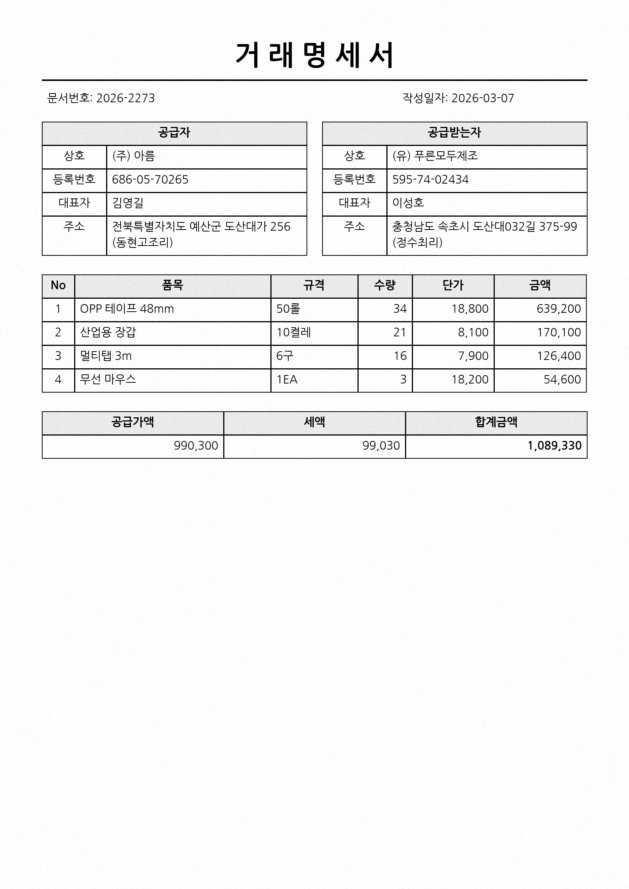
#> input picture samples/golden/invoice_010.jpg, 629 x 889 px
$ python -i preprocessing.py   (imports and definitions only)
#> lines starting #> are read from the running program, lines starting #| are printed output that depends on the picture; after the words box and inside, x2 and y2 are one past the last pixel; in counts of white or black regions, pixels touching at a corner belong together
"""OCR 전처리: 디코딩, PDF 분리, 기울기 보정, 대비 개선, 임계화, 리사이즈.

모든 함수는 RGB `NDArray[np.uint8]`(높이 x 너비 x 3)를 받고 같은 형식을 돌려주며,
입력 배열은 바꾸지 않는다. 단계마다 독립 함수라 필요한 것만 골라 이어 붙인다.
어떤 단계를 기본으로 켤지는 이 모듈이 정하지 않는다(호출하는 쪽의 설정이다).
"""

import io
import math
from collections.abc import Iterator
from typing import Protocol, cast

import cv2
import numpy as np
import pypdfium2 as pdfium  # pyright: ignore[reportMissingTypeStubs]
from numpy.typing import NDArray
from PIL import Image, ImageOps

RgbImage = NDArray[np.uint8]


class _PdfBitmap(Protocol):
    def to_pil(self) -> Image.Image: ...


class _PdfPage(Protocol):
    def render(self, scale: float) -> _PdfBitmap: ...


class _PdfDocument(Protocol):
    def __iter__(self) -> "Iterator[_PdfPage]": ...
    def close(self) -> None: ...


def _as_rgb(mat: object) -> RgbImage:
    """cv2가 돌려주는 MatLike를 RGB uint8 배열 타입으로 좁힌다."""
    return np.asarray(mat, dtype=np.uint8)


PDF_BASE_DPI = 72  # PDF 좌표 1pt = 1/72 inch
MIN_DESKEW_ANGLE = 0.3  # 이보다 작은 기울기는 보정하지 않는다(보간 번짐만 생긴다)
MAX_DESKEW_ANGLE = 15.0  # 이보다 큰 기울기는 글줄이 아닌 선으로 보고 무시한다


# [28 lines left out: functions decode_image, split_pdf, not called in this run]


def estimate_skew_angle(image: RgbImage, max_angle: float = MAX_DESKEW_ANGLE) -> float:
    """글줄의 기울기를 도 단위로 추정한다. 내용이 반시계 방향으로 기울었으면 양수.

    글자를 가로로 뭉쳐 글줄 덩어리로 만든 뒤 확률적 Hough 변환으로 선분을 찾고,
    `max_angle` 이내 선분 각도의 중앙값을 쓴다. 선분을 못 찾으면 0.
    """
#> called with max_angle = 15
    gray = cv2.cvtColor(image, cv2.COLOR_RGB2GRAY)
    _, ink = cv2.threshold(gray, 0, 255, cv2.THRESH_BINARY_INV + cv2.THRESH_OTSU)
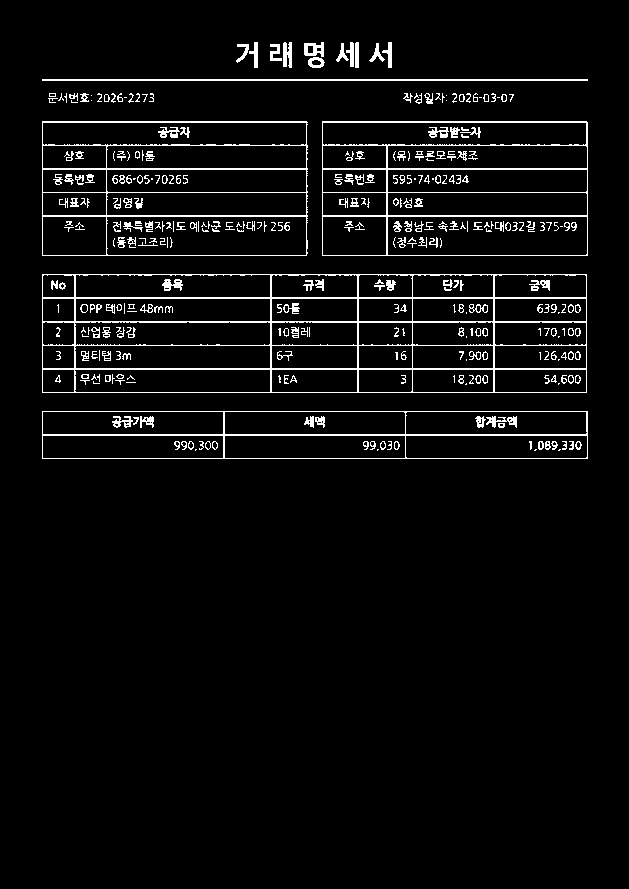
#> ink: shape (889, 629); 4.7% white in thin lines or dots, all inside (x1, y1, x2, y2) = (42, 42, 588, 459)
    width = image.shape[1]
#> width = 629
    kernel = cv2.getStructuringElement(cv2.MORPH_RECT, (max(width // 40, 3), 1))
    lines = cv2.dilate(ink, kernel)
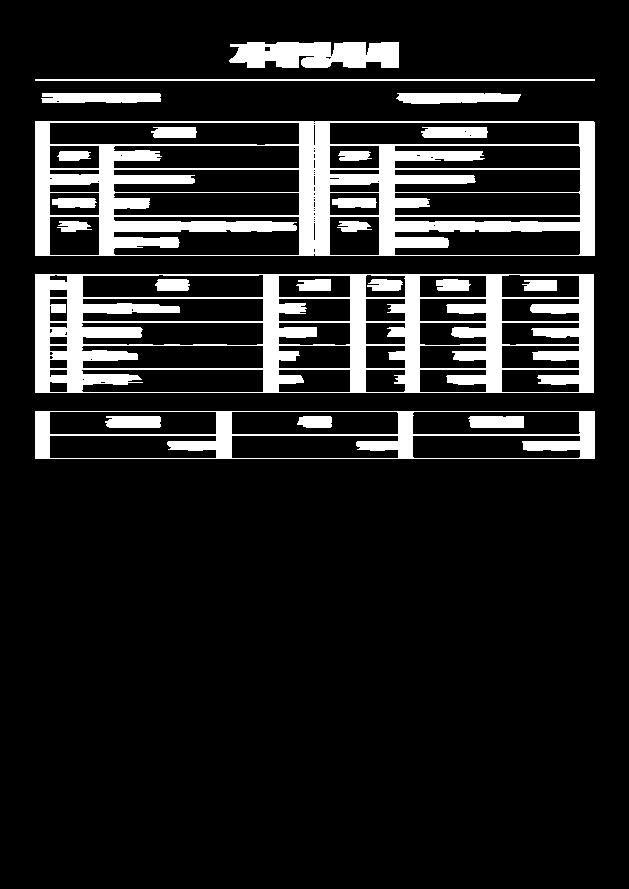
#> lines: shape (889, 629); 12.8% white; 23 white regions, largest, box (x1, y1, x2, y2) and area: (35, 121, 595, 256) 25894, (35, 274, 594, 393) 25699, (35, 411, 595, 459) 6324
    edges = cv2.Canny(lines, 50, 150)
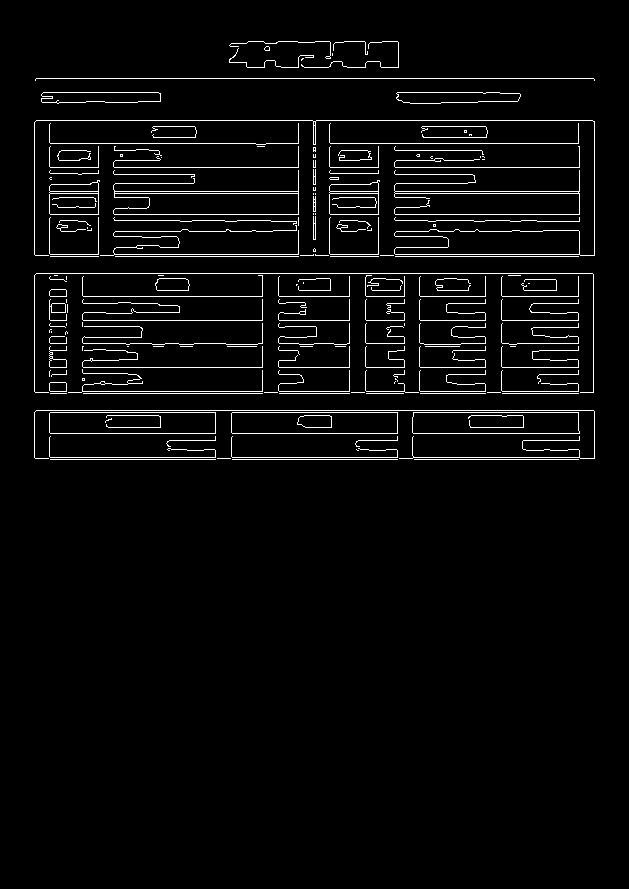
#> edges: shape (889, 629); 3.6% white in thin lines or dots, all inside (x1, y1, x2, y2) = (34, 41, 595, 460)
    found = cv2.HoughLinesP(
        edges,
        rho=1,
        theta=np.pi / 360,
        threshold=100,
        minLineLength=max(width // 4, 20),
        maxLineGap=max(width // 40, 5),
    )
#> found = 24 rows, first 6: [36, 410, 593, 410], [395, 191, 594, 191], [34, 193, 378, 193], [36, 273, 592, 273], [36, 78, 593, 78], [34, 391, 262, 391]
    segments = cast("NDArray[np.int32] | None", found)
#> segments has the same summary as found
    if segments is None:
        return 0.0
    angles: list[float] = []
    for x1, y1, x2, y2 in segments.reshape(-1, 4):
        # 이미지 y축은 아래로 향하므로 부호를 뒤집어 반시계를 양수로 만든다
        angle = -math.degrees(math.atan2(int(y2) - int(y1), int(x2) - int(x1)))
        if abs(angle) <= max_angle:
            angles.append(angle)
#> this loop made 24 passes
#> (x1, y1, x2, y2) on passes 1 to 12: (36, 410, 593, 410), (395, 191, 594, 191), (34, 193, 378, 193), (36, 273, 592, 273), (36, 78, 593, 78), (34, 391, 262, 391), (34, 167, 378, 167), (50, 459, 215, 459), (34, 143, 594, 143), (34, 412, 215, 412), (83, 393, 262, 393), (34, 433, 215, 433)
#> after the loop, angles = [0, 0, 0, 0, 0, 0, 0, 0, 0, 0, 0, 0, 0, 0, 0, 0, 0, 0, 0, 0, 0, 0, 0, 0]
    if not angles:
        return 0.0
    return float(np.median(angles))


def deskew(image: RgbImage, max_angle: float = MAX_DESKEW_ANGLE) -> RgbImage:
    """추정한 기울기만큼 되돌려 회전한다. 크기는 유지하고 빈 곳은 흰색으로 채운다.

    기울기가 `MIN_DESKEW_ANGLE`보다 작으면 원본 복사본을 돌려준다.
    큰 각도에서는 모서리가 잘릴 수 있다.
    """
    angle = estimate_skew_angle(image, max_angle)
#> angle = 0
    if abs(angle) < MIN_DESKEW_ANGLE:
        return image.copy()
    height, width = image.shape[:2]
    matrix = cv2.getRotationMatrix2D((width / 2, height / 2), -angle, 1.0)
    rotated = cv2.warpAffine(
        image,
        matrix,
        (width, height),
        flags=cv2.INTER_CUBIC,
        borderMode=cv2.BORDER_CONSTANT,
        borderValue=(255, 255, 255),
    )
    return _as_rgb(rotated)


# [39 lines left out: functions enhance_contrast, adaptive_threshold, resize_max_side, not called in this run]

>>> import cv2
>>> picture = cv2.cvtColor(cv2.imread('../../../../samples/golden/invoice_010.jpg'), cv2.COLOR_BGR2RGB)
>>> result = deskew(picture)

$ run again, on samples/golden/invoice_012.jpg
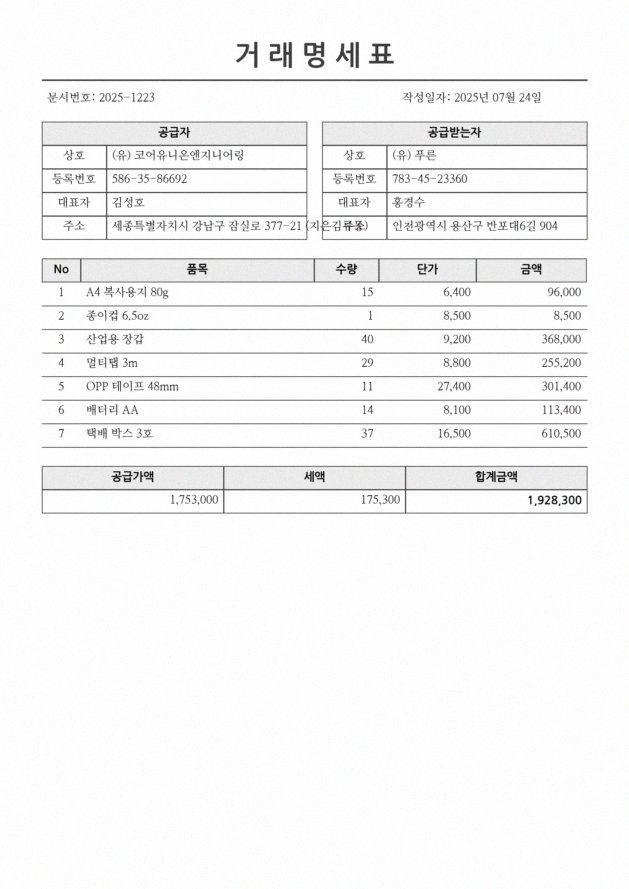
#> input picture samples/golden/invoice_012.jpg, 629 x 889 px
#> in estimate_skew_angle, `_, ink = cv2.threshold(gray, 0, 255, cv2.THRESH_BINARY_INV + cv2.THRES..`:
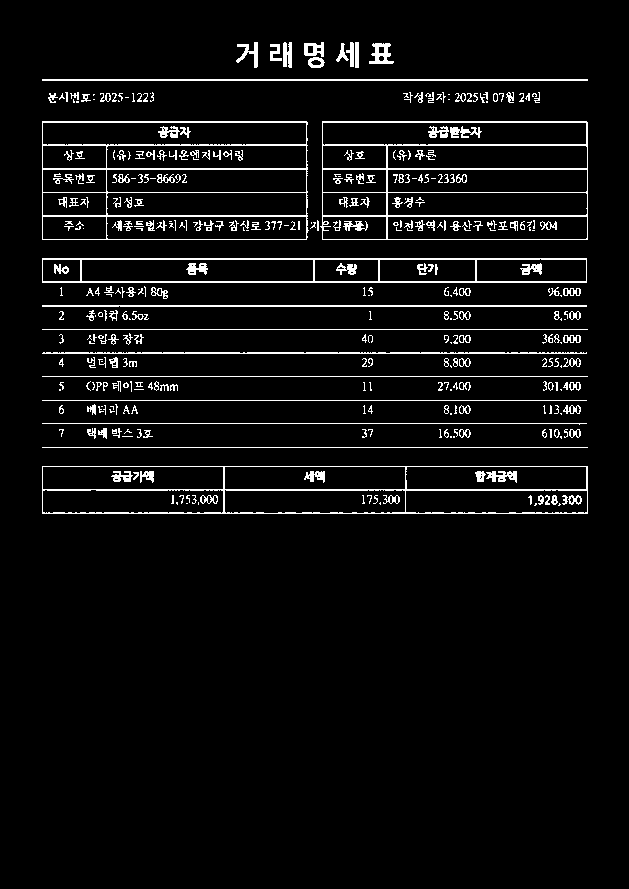
#> ink: shape (889, 629); 5.2% white in thin lines or dots, all inside (x1, y1, x2, y2) = (42, 42, 588, 514)
#> lines: shape (889, 629); 12.1% white; 63 white regions, largest, box (x1, y1, x2, y2) and area: (35, 121, 595, 240) 24011, (35, 466, 595, 514) 6949, (35, 258, 594, 283) 4430
#> in estimate_skew_angle, `edges = cv2.Canny(lines, 50, 150)`:
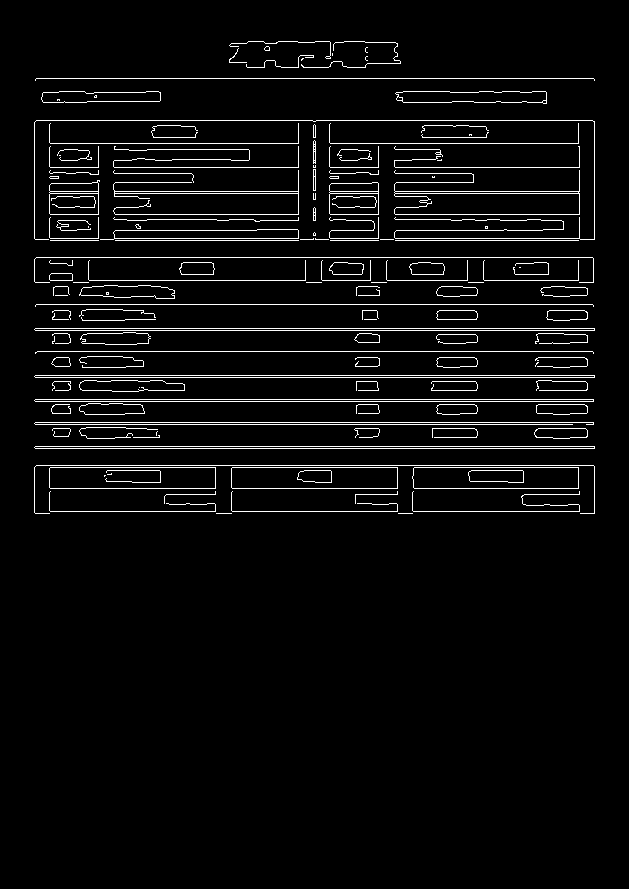
#> edges: shape (889, 629); 4.4% white in thin lines or dots, all inside (x1, y1, x2, y2) = (34, 41, 595, 514)
#> found = 29 rows, first 6: [36, 304, 592, 304], [35, 424, 593, 424], [35, 375, 594, 375], [35, 422, 593, 422], [35, 399, 593, 399], [35, 448, 594, 448]
#> segments has the same summary as found
#> the loop in estimate_skew_angle, `for x1, y1, x2, y2 in segments.reshape(-1, 4):` made 29 passes
#> after the loop in estimate_skew_angle, `for x1, y1, x2, y2 in segments.reshape(-1, 4):`: angles = 29 values from 0 to 0
#> in deskew, `angle = estimate_skew_angle(image, max_angle)`: angle = 0

$ run again, on samples/golden/invoice_013.jpg
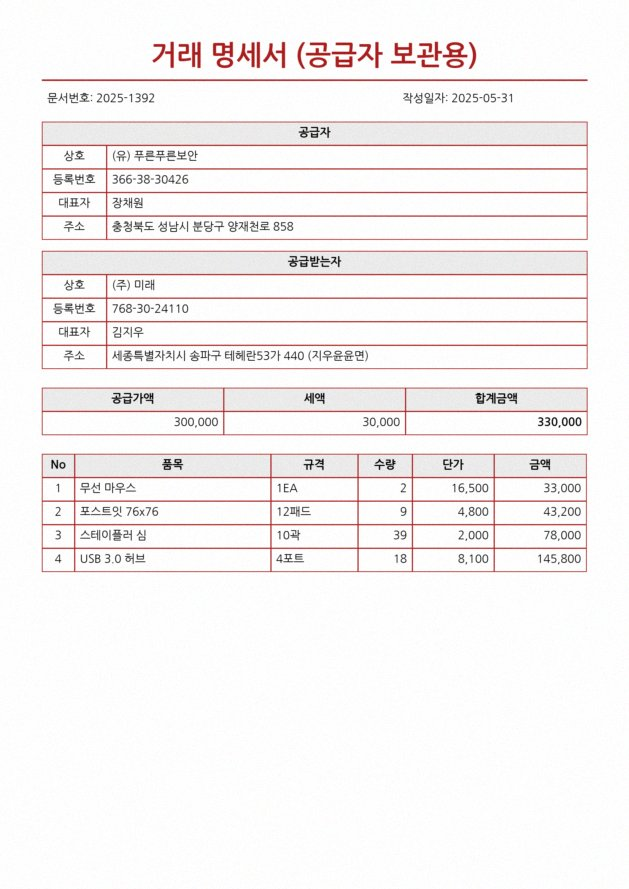
#> input picture samples/golden/invoice_013.jpg, 629 x 889 px
#> in estimate_skew_angle, `_, ink = cv2.threshold(gray, 0, 255, cv2.THRESH_BINARY_INV + cv2.THRES..`:
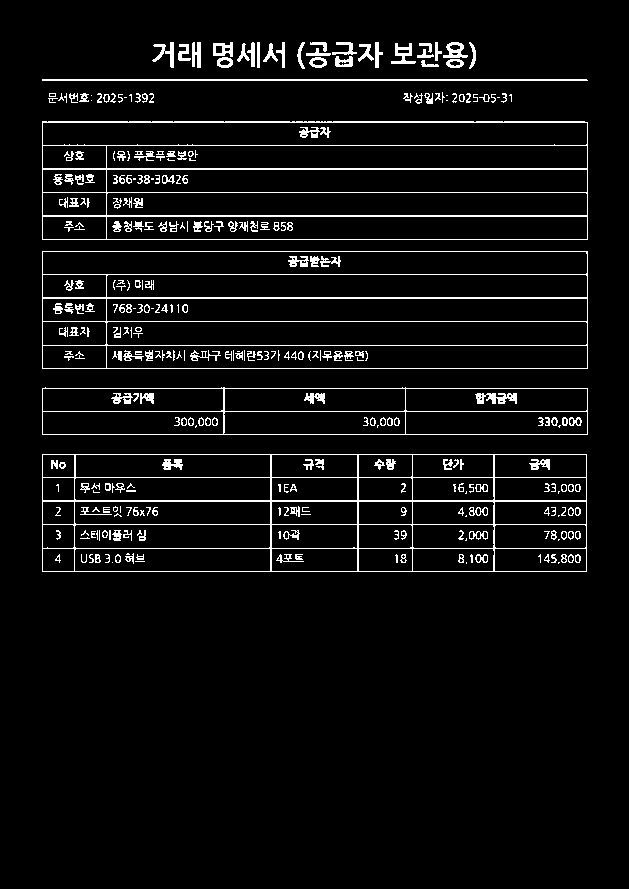
#> ink: shape (889, 629); 5.4% white in thin lines or dots, all inside (x1, y1, x2, y2) = (42, 42, 588, 572)
#> lines: shape (889, 629); 13.4% white; 24 white regions, largest, box (x1, y1, x2, y2) and area: (35, 454, 594, 572) 23749, (35, 121, 595, 240) 14216, (35, 251, 595, 369) 13414
#> in estimate_skew_angle, `edges = cv2.Canny(lines, 50, 150)`:
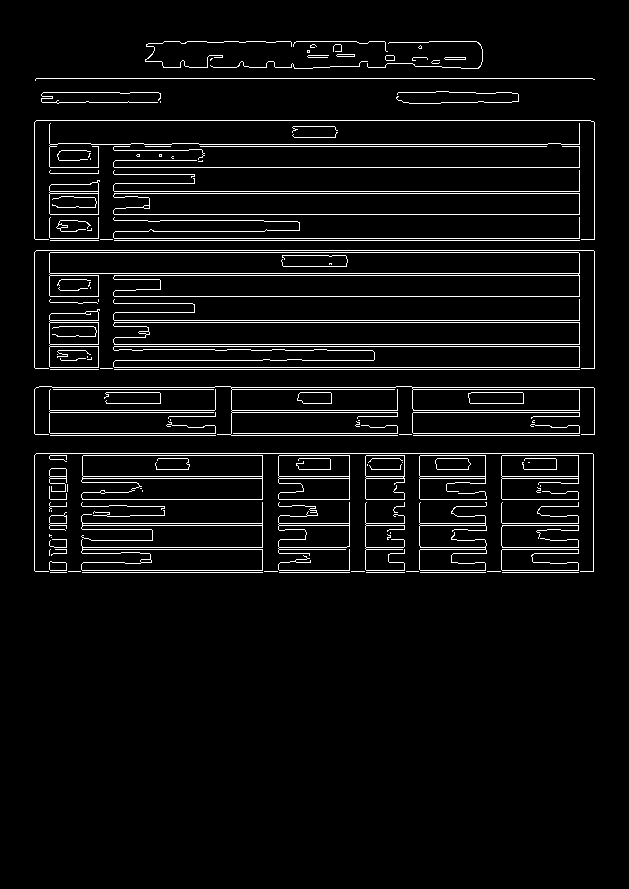
#> edges: shape (889, 629); 5.2% white in thin lines or dots, all inside (x1, y1, x2, y2) = (34, 41, 595, 573)
#> found = 45 rows, first 6: [36, 120, 590, 120], [34, 191, 594, 191], [34, 322, 594, 322], [34, 275, 594, 275], [34, 346, 594, 346], [34, 193, 594, 193]
#> segments has the same summary as found
#> the loop in estimate_skew_angle, `for x1, y1, x2, y2 in segments.reshape(-1, 4):` made 45 passes
#> (x1, y1, x2, y2, angle) on passes 1 to 8: (36, 120, 590, 120, 0), (34, 191, 594, 191, 0), (34, 322, 594, 322, 0), (34, 275, 594, 275, 0), (34, 346, 594, 346, 0), (34, 193, 594, 193, 0), (50, 435, 579, 435, 0), (34, 367, 594, 367, 0)
#> after the loop in estimate_skew_angle, `for x1, y1, x2, y2 in segments.reshape(-1, 4):`: angles = 41 values from 0 to 0
#> in deskew, `angle = estimate_skew_angle(image, max_angle)`: angle = 0
